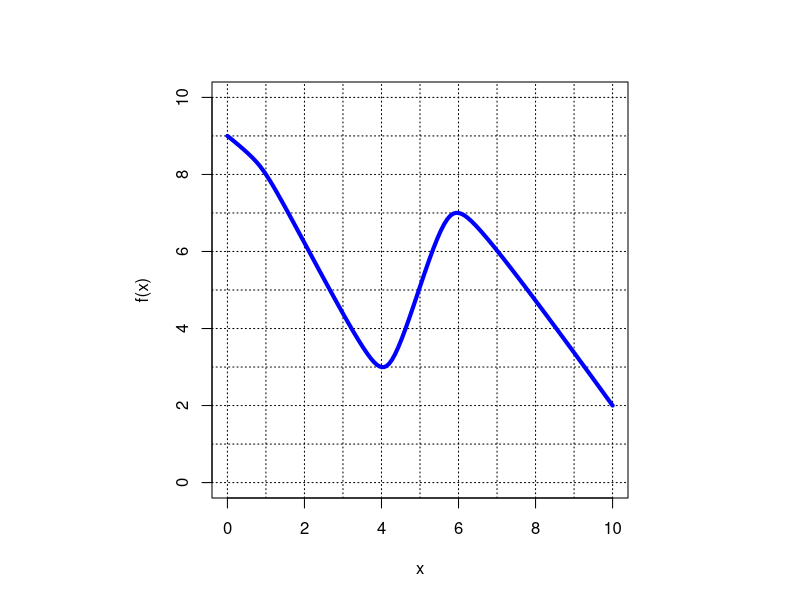
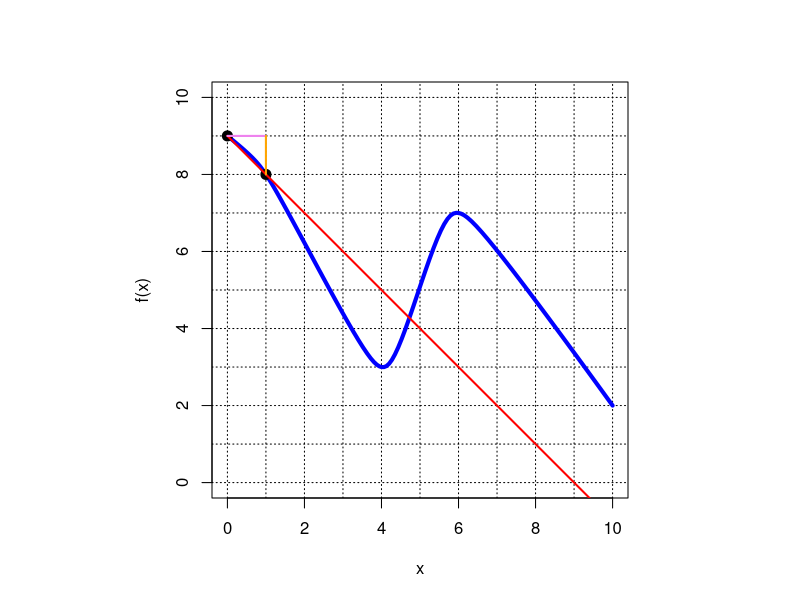

Source code (R) for these figures, in order:
## ---- chunk 1
rands = sample(1:9,8)
x = sort(c(0,rands[1:3],10))
y = rands[4:8]
xs = sort(sample(x,2))
x1 = xs[1]
x2 = xs[2]
y1 = y[x==x1]
y2 = y[x==x2]
m = (y2-y1)/(x2-x1)
## ---- chunk 2
par(pty="s")
plot(x,y,type="n",xlim=c(0,10),ylim=c(0,10),xlab="x",ylab="f(x)",asp=1,pch=20,cex=2)
for(i in 0:10){
  abline(h=i,lty=3)
  abline(v=i,lty=3)
}
xspline(x,y,shape=c(0,rep(-0.3,length(x)-2),0),border="blue",lwd=4)
## ---- chunk 3
par(pty="s")
plot(x,y,type="n",xlim=c(0,10),ylim=c(0,10),xlab="x",ylab="f(x)",asp=1,pch=20,cex=2)
for(i in 0:10){
  abline(h=i,lty=3)
  abline(v=i,lty=3)
}
dify=0
xspline(x,y,shape=c(0,rep(-0.3,length(x)-2),0),border="blue",lwd=4)
points(x1,y1,pch=20,cex=2,col="black")
points(x2,y2,pch=20,cex=2,col="black")
xx = 0:10
lines(xx,m*(xx-x1)+y1,lwd=2,col="red")
lines(c(x1,x2),c(y1,y1),lwd=2,col="violet")
lines(c(x2,x2),c(y1,y2),lwd=2,col="orange")
